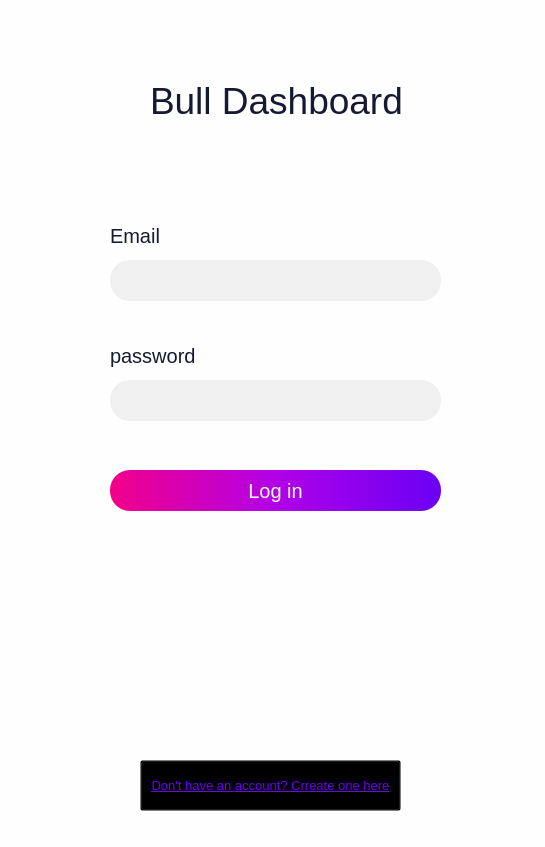
<?xml version="1.0" encoding="UTF-8"?>
<ui version="4.0">
 <class>Main_window</class>
 <widget class="QMainWindow" name="Main_window">
  <property name="geometry">
   <rect>
    <x>0</x>
    <y>0</y>
    <width>545</width>
    <height>847</height>
   </rect>
  </property>
  <property name="windowTitle">
   <string>MainWindow</string>
  </property>
  <property name="styleSheet">
   <string notr="true">background-color: rgba(254, 254, 254, 1);</string>
  </property>
  <widget class="QWidget" name="centralwidget">
   <widget class="QLabel" name="title">
    <property name="geometry">
     <rect>
      <x>150</x>
      <y>80</y>
      <width>251</width>
      <height>41</height>
     </rect>
    </property>
    <property name="styleSheet">
     <string notr="true">color: rgba(22, 25, 50, 1);
font-size: 28pt;</string>
    </property>
    <property name="text">
     <string>Bull Dashboard</string>
    </property>
   </widget>
   <widget class="QLabel" name="email_label">
    <property name="geometry">
     <rect>
      <x>110</x>
      <y>220</y>
      <width>51</width>
      <height>31</height>
     </rect>
    </property>
    <property name="styleSheet">
     <string notr="true">font-size:15pt;
color: rgba(22, 25, 50, 1);</string>
    </property>
    <property name="text">
     <string>Email</string>
    </property>
   </widget>
   <widget class="QLineEdit" name="email_input">
    <property name="geometry">
     <rect>
      <x>110</x>
      <y>260</y>
      <width>331</width>
      <height>41</height>
     </rect>
    </property>
    <property name="styleSheet">
     <string notr="true">border-radius: 20px;
background-color:rgba(240, 240, 240, 1);

font-size:15pt;
color: rgba(22, 25, 50, 1);

padding: 5px 10px;</string>
    </property>
   </widget>
   <widget class="QLabel" name="password_label">
    <property name="geometry">
     <rect>
      <x>110</x>
      <y>340</y>
      <width>91</width>
      <height>31</height>
     </rect>
    </property>
    <property name="styleSheet">
     <string notr="true">font-size:15pt;
color: rgba(22, 25, 50, 1);</string>
    </property>
    <property name="text">
     <string>password</string>
    </property>
   </widget>
   <widget class="QLineEdit" name="password_input">
    <property name="geometry">
     <rect>
      <x>110</x>
      <y>380</y>
      <width>331</width>
      <height>41</height>
     </rect>
    </property>
    <property name="styleSheet">
     <string notr="true">border-radius: 20px;
background-color:rgba(240, 240, 240, 1);

font-size:15pt;
color: rgba(22, 25, 50, 1);

padding: 5px 10px;</string>
    </property>
   </widget>
   <widget class="QPushButton" name="submit_button">
    <property name="geometry">
     <rect>
      <x>110</x>
      <y>470</y>
      <width>331</width>
      <height>41</height>
     </rect>
    </property>
    <property name="styleSheet">
     <string notr="true">background-color: qlineargradient(spread:pad, x1:0, y1:0, x2:1, y2:0, stop:0 #f20089, stop:0.5 #b100e8, stop:1 #6a00f4);

border-radius: 20px;
font-size: 20px;
color: rgba(254, 254, 254, 1);</string>
    </property>
    <property name="text">
     <string>Log in</string>
    </property>
   </widget>
   <widget class="QPushButton" name="signup_button">
    <property name="geometry">
     <rect>
      <x>140</x>
      <y>760</y>
      <width>261</width>
      <height>51</height>
     </rect>
    </property>
    <property name="styleSheet">
     <string notr="true">font-size:10pt;
color: qlineargradient(spread:pad, x1:0, y1:0, x2:1, y2:0, stop:0 #f20089, stop:0.5 #b100e8, stop:1 #6a00f4);
text-decoration: underline;
background: transparent

</string>
    </property>
    <property name="text">
     <string>Don't have an account? Crreate one here</string>
    </property>
   </widget>
  </widget>
  <widget class="QStatusBar" name="statusbar"/>
 </widget>
 <resources/>
 <connections/>
</ui>
